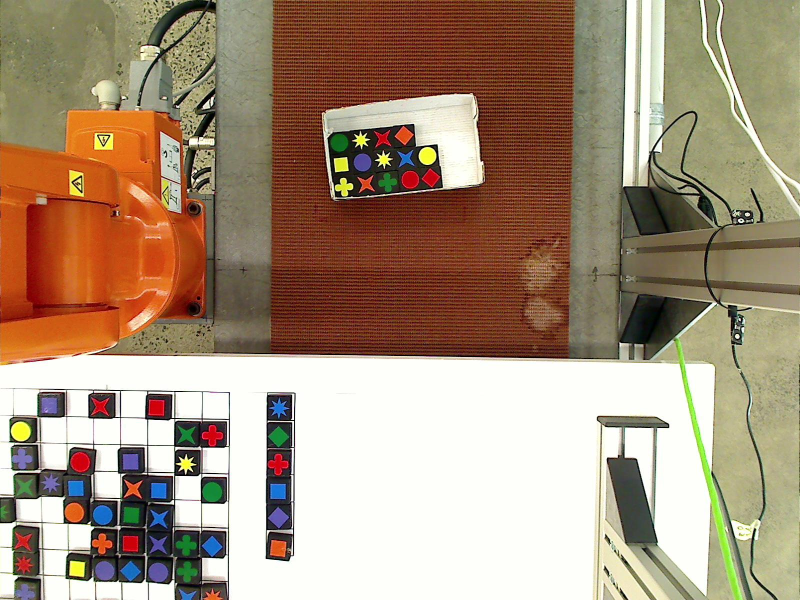
%> input picture new_main/conveyor1.jpg, 1600 x 1200 px (shown at 1/2 size)
$ octave --eval "result = color_filter_box(imread('conveyor1.jpg'));"   (GNU Octave 9; MATLAB toolbox functions it lacks are replaced by stand-ins)
%> lines starting %> are read from the running program, lines starting %| are printed output that depends on the picture; in (x1, y1, x2, y2) boxes, pixels count from 0 and x2, y2 are one past the last pixel; in counts of white or black regions, pixels touching at a corner belong together; the program's own positions count from 1
### new_main/table.m
function out = untitled
disp('tabsdfs');
%UNTITLED Code for creating a video input object.
%
%   This is the machine generated representation of a video input object.
%   This MATLAB code file, UNTITLED.M, was generated from the OBJ2MFILE function.
%   A MAT-file is created if the object's UserData property is not
%   empty or if any of the callback properties are set to a cell array
%   or to a function handle. The MAT-file will have the same name as the
%   code file but with a .MAT extension. To recreate this video input object,
%   type the name of the code file, untitled, at the MATLAB command prompt.
%
%   The code file, UNTITLED.M and its associated MAT-file, UNTITLED.MAT (if
%   it exists) must be on your MATLAB path.
%
%   Example:
%       vidobj = untitled;
%
%   See also VIDEOINPUT, IMAQDEVICE/PROPINFO, IMAQHELP, PATH.
%

% Check if we can check out a license for the Image Acquisition Toolbox.
canCheckoutLicense = license('checkout', 'Image_Acquisition_Toolbox');

% Check if the Image Acquisition Toolbox is installed.
isToolboxInstalled = exist('videoinput', 'file');

if ~(canCheckoutLicense && isToolboxInstalled)
    % Toolbox could not be checked out or toolbox is not installed.
    error(message('imaq:obj2mfile:invalidToolbox'));
end

% Load the MAT-file containing UserData and CallBack property values.
try
    MATvar = load('C:\Users\student\Desktop\untitled');
    MATLoaded = true;
catch
    warning(message('imaq:obj2mfile:MATload'));
   MATLoaded = false;
end


% Device Properties.
adaptorName = 'winvideo';
deviceID = 1;
vidFormat = 'RGB24_1600x1200';
tag = '';

% Search for existing video input objects.
existingObjs1 = imaqfind('DeviceID', deviceID, 'VideoFormat', vidFormat, 'Tag', tag);

if isempty(existingObjs1)
    % If there are no existing video input objects, construct the object.
    vidObj1 = videoinput(adaptorName, deviceID, vidFormat);
else
    % There are existing video input objects in memory that have the same
    % DeviceID, VideoFormat, and Tag property values as the object we are
    % recreating. If any of those objects contains the same AdaptorName
    % value as the object being recreated, then we will reuse the object.
    % If more than one existing video input object contains that
    % AdaptorName value, then the first object found will be reused. If
    % there are no existing objects with the AdaptorName value, then the
    % video input object will be created.

    % Query through each existing object and check that their adaptor name
    % matches the adaptor name of the object being recreated.
    for i = 1:length(existingObjs1)
        % Get the object's device information.
        objhwinfo = imaqhwinfo(existingObjs1{i});
        % Compare the object's AdaptorName value with the AdaptorName value
        % being recreated.
        if strcmp(objhwinfo.AdaptorName, adaptorName)
            % The existing object has the same AdaptorName value as the
            % object being recreated. So reuse the object.
            vidObj1 = existingObjs1{i};
            % There is no need to check the rest of existing objects.
            % Break out of FOR loop.
            break;
        elseif(i == length(existingObjs1))
            % We have queried through all existing objects and no
            % AdaptorName values matches the AdaptorName value of the
            % object being recreated. So the object must be created.
            vidObj1 = videoinput(adaptorName, deviceID, vidFormat);
        end %if
    end %for
end %if

% Configure properties whose values are saved in C:\Users\student\Desktop\untitled.mat.
if (MATLoaded)
    % MAT-file loaded successfully. Configure the properties whose values
    % are saved in the MAT-file.
    set(vidObj1, 'ErrorFcn', MATvar.errorfcn1);
else
   % MAT-file could not be loaded. Configure properties whose values were
   % saved in the MAT-file to their default value.
    set(vidObj1, 'ErrorFcn', @imaqcallback);
end

% Configure vidObj1 properties.
set(vidObj1, 'FramesPerTrigger', 1);

% Configure vidObj1's video source properties.
srcObj1 = get(vidObj1, 'Source');


out = vidObj1 ;

### new_main/color_filter_box.m
function [BW,centers_color,shape_color,theta_color] = color_filter_box(RGB)
%color_filter
%   threshold RGB image by using colorThresholder app.
%   function is for detecting color shapes in blocks.
%   returns binary image, centroid, shape and orientation of shapes in table frame.
%   centroiod contains n by 2 matrix of x and y location in the image.
%   orientation contains angle in radiants from [-pi/4, pi/4] by using regionprops function.
%   this function calls shape_filter function
%
%   See also regionprops, shape_filter, colorThresholder.
    I = rgb2hsv(RGB);%convert RGB to HSV
%> I: size 1200x1600x3 double; mean H, S, V 0.171, 0.362, 0.666
%% green
% Define thresholds for channel 1 based on histogram settings
channel1Min = 0.266;
channel1Max = 0.468;

% Define thresholds for channel 2 based on histogram settings
channel2Min = 0.233;
channel2Max = 1.000;

% Define thresholds for channel 3 based on histogram settings
channel3Min = 0.275;
channel3Max = 1.000;
    sliderBW = (I(:,:,1) >= channel1Min ) & (I(:,:,1) <= channel1Max) & ...
        (I(:,:,2) >= channel2Min ) & (I(:,:,2) <= channel2Max) & ...
        (I(:,:,3) >= channel3Min ) & (I(:,:,3) <= channel3Max);
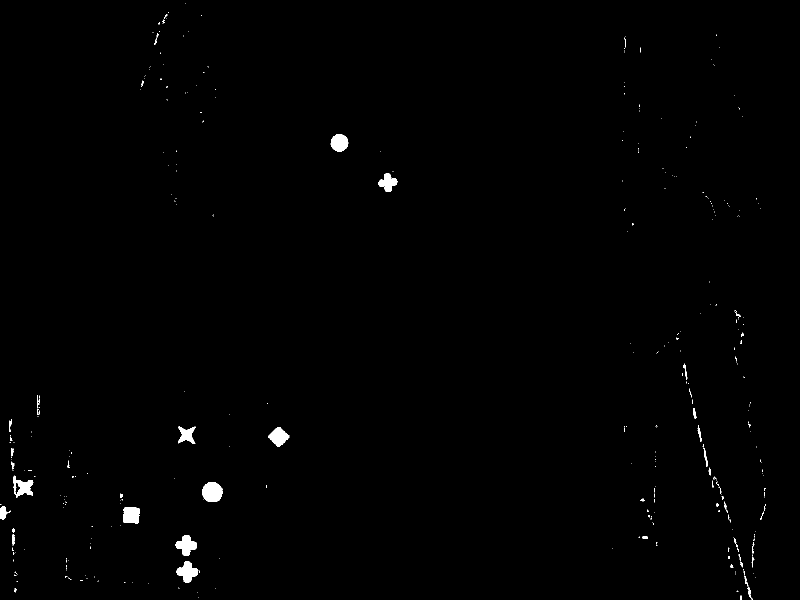
%> sliderBW: size 1200x1600 logical (shown at 1/2 size); 0.61% white; 376 white regions (327 under 20 px), largest, box (x1, y1, x2, y2) and area: (404, 964, 445, 1004) 1300, (353, 1123, 397, 1166) 1055, (351, 1070, 394, 1112) 1023
    BWg = sliderBW;

    shape_green=0;
%     BWg(1:220,:)=0;%mask out areas not interested
    BWg=bwareaopen(BWg,120,4);%remove small objects
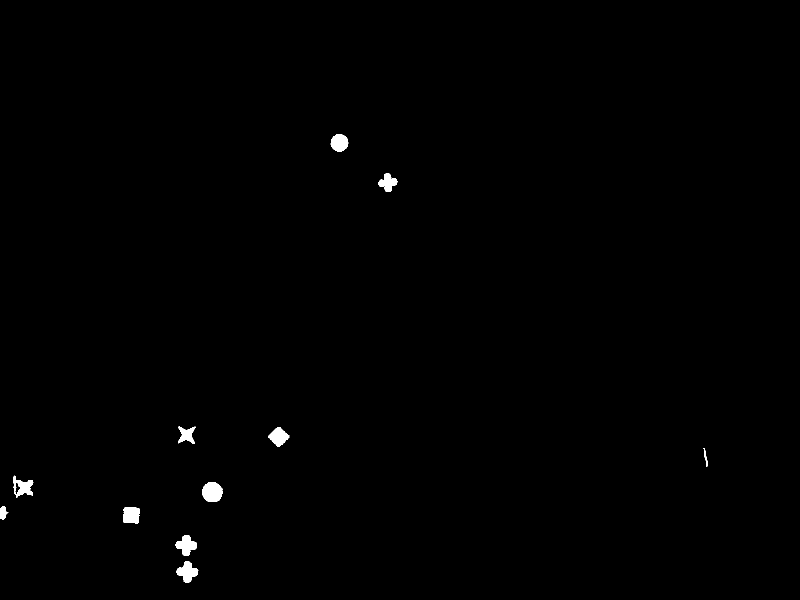
%> BWg: size 1200x1600 logical (shown at 1/2 size); 0.47% white; 11 white regions, largest, box (x1, y1, x2, y2) and area: (404, 964, 445, 1004) 1300, (353, 1123, 397, 1166) 1055, (351, 1070, 394, 1112) 1023
    stats=regionprops('table',BWg,'Centroid','Perimeter','FilledArea','Extrema');
    centers_green=stats.Centroid/2;%image is resized to 0.5
    extrema=stats.Extrema;%check corners for orientation calculation to differentiate diamond and square
    if isempty(centers_green)~=1, centers_green(:,3)=4; end%fill color into array
    filledarea=stats.FilledArea;%check area of detected object
    perimeter=stats.Perimeter;%check perimeters
    circularity=perimeter.^2./(4*pi*filledarea);%calculate circularity
    for i=1:length(filledarea)
        shape_green=[shape_green;shape_filter(circularity(i))];%fill shape into array
    end
    shape_green=shape_green(2:end);

    if length(centers_green)~=0
        theta_green=orientation(BWg,stats.Centroid,stats.Extrema);%fill orientation into array
    else
        theta_green=centers_green;
    end
    %same algorithm applies for all other colors and shapes.

%% red
    % I = rgb2hsv(RGB);
% Define thresholds for channel 1 based on histogram settings
channel1Min = 0.938;
channel1Max = 0.000;

% Define thresholds for channel 2 based on histogram settings
channel2Min = 0.254;
channel2Max = 1.000;

% Define thresholds for channel 3 based on histogram settings
channel3Min = 0.551;
channel3Max = 1.000;
    sliderBW = ( (I(:,:,1) >= channel1Min) | (I(:,:,1) <= channel1Max) ) & ...
        (I(:,:,2) >= channel2Min ) & (I(:,:,2) <= channel2Max) & ...
        (I(:,:,3) >= channel3Min ) & (I(:,:,3) <= channel3Max);
    BWr = sliderBW;

    shape_red=0;
%     BWr(1:220,:)=0;
    BWr=bwareaopen(BWr,120,4);
    stats=regionprops('table',BWr,'Centroid','Perimeter','FilledArea','Extrema');
    centers_red=stats.Centroid/2;
    extrema=stats.Extrema;
    if isempty(centers_red)~=1, centers_red(:,3)=1; end
    filledarea=stats.FilledArea;
    perimeter=stats.Perimeter;
    circularity=perimeter.^2./(4*pi*filledarea);
    for i=1:length(filledarea)
        shape_red=[shape_red;shape_filter(circularity(i))];
    end
    shape_red=shape_red(2:end);

    if length(centers_red)~=0
        theta_red=orientation(BWr,stats.Centroid,stats.Extrema);
    else
        theta_red=centers_red;
    end

%% orange
    % I = rgb2hsv(RGB);
% Define thresholds for channel 1 based on histogram settings
channel1Min = 0.000;
channel1Max = 0.066;

% Define thresholds for channel 2 based on histogram settings
channel2Min = 0.250;
channel2Max = 1.000;

% Define thresholds for channel 3 based on histogram settings
channel3Min = 0.440;
channel3Max = 1.000;
    sliderBW = (I(:,:,1) >= channel1Min ) & (I(:,:,1) <= channel1Max) & ...
        (I(:,:,2) >= channel2Min ) & (I(:,:,2) <= channel2Max) & ...
        (I(:,:,3) >= channel3Min ) & (I(:,:,3) <= channel3Max);
    BWo = sliderBW;

    shape_orange=0;
%     BWo(1:220,:)=0;
    BWo=bwareaopen(BWo,120,4);
    stats=regionprops('table',BWo,'Centroid','Perimeter','FilledArea','Extrema');
    centers_orange=stats.Centroid/2;
    extrema=stats.Extrema;
    if isempty(centers_orange)~=1, centers_orange(:,3)=2; end
    filledarea=stats.FilledArea;
    perimeter=stats.Perimeter;
    circularity=perimeter.^2./(4*pi*filledarea);
    for i=1:length(filledarea)
        shape_orange=[shape_orange;shape_filter(circularity(i))];
    end
    shape_orange=shape_orange(2:end);

    if length(centers_orange)~=0
        theta_orange=orientation(BWo,stats.Centroid,stats.Extrema);
    else
        theta_orange=centers_orange;
    end

%% blue
    % I = rgb2hsv(RGB);
% Define thresholds for channel 1 based on histogram settings
channel1Min = 0.520;
channel1Max = 0.660;

% Define thresholds for channel 2 based on histogram settings
channel2Min = 0.233;
channel2Max = 1.000;

% Define thresholds for channel 3 based on histogram settings
channel3Min = 0.275;
channel3Max = 1.000;
    sliderBW = (I(:,:,1) >= channel1Min ) & (I(:,:,1) <= channel1Max) & ...
        (I(:,:,2) >= channel2Min ) & (I(:,:,2) <= channel2Max) & ...
        (I(:,:,3) >= channel3Min ) & (I(:,:,3) <= channel3Max);
    BWb = sliderBW;

    shape_blue=0;
%     BWb(1:220,:)=0;
    BWb=bwareaopen(BWb,120,4);
    stats=regionprops('table',BWb,'Centroid','Perimeter','FilledArea','Extrema');
    centers_blue=stats.Centroid/2;
    extrema=stats.Extrema;
    if isempty(centers_blue)~=1, centers_blue(:,3)=5; end
    filledarea=stats.FilledArea;
    perimeter=stats.Perimeter;
    circularity=perimeter.^2./(4*pi*filledarea);
    for i=1:length(filledarea)
        shape_blue=[shape_blue;shape_filter(circularity(i))];
    end
    shape_blue=shape_blue(2:end);
%     figure; imshow(BWb);
    if length(centers_blue)~=0
        theta_blue=orientation(BWb,stats.Centroid,stats.Extrema);
    else
        theta_blue=centers_blue;
    end
%% volet
    % I = rgb2hsv(RGB);
% Define thresholds for channel 1 based on histogram settings
channel1Min = 0.646;
channel1Max = 0.730;

% Define thresholds for channel 2 based on histogram settings
channel2Min = 0.233;
channel2Max = 1.000;

% Define thresholds for channel 3 based on histogram settings
channel3Min = 0.275;
channel3Max = 1.000;
    sliderBW = (I(:,:,1) >= channel1Min ) & (I(:,:,1) <= channel1Max) & ...
        (I(:,:,2) >= channel2Min ) & (I(:,:,2) <= channel2Max) & ...
        (I(:,:,3) >= channel3Min ) & (I(:,:,3) <= channel3Max);
    BWv = sliderBW;

    shape_volet=0;
%     BWv(1:220,:)=0;
    BWv=bwareaopen(BWv,120,4);
    stats=regionprops('table',BWv,'Centroid','Perimeter','FilledArea','Extrema');
    centers_volet=stats.Centroid/2;
    extrema=stats.Extrema;
    if isempty(centers_volet)~=1, centers_volet(:,3)=6; end
    filledarea=stats.FilledArea;
    perimeter=stats.Perimeter;
    circularity=perimeter.^2./(4*pi*filledarea);
    for i=1:length(filledarea)
        shape_volet=[shape_volet;shape_filter_v(circularity(i))];
    end
    shape_volet=shape_volet(2:end);

    if length(centers_volet)~=0
        theta_volet=orientation(BWv,stats.Centroid,stats.Extrema);
    else
        theta_volet=centers_volet;
    end
%% yellow
    % I = rgb2hsv(RGB);
% Define thresholds for channel 1 based on histogram settings
channel1Min = 0.153;
channel1Max = 0.229;

% Define thresholds for channel 2 based on histogram settings
channel2Min = 0.109;
channel2Max = 1.000;

% Define thresholds for channel 3 based on histogram settings
channel3Min = 0.243;
channel3Max = 1.000;
% Define thresholds for channel 1 based on histogram settings
channel1Min = 0.116;
channel1Max = 0.225;

% Define thresholds for channel 2 based on histogram settings
channel2Min = 0.220;
channel2Max = 1.000;

% Define thresholds for channel 3 based on histogram settings
channel3Min = 0.732;
channel3Max = 1.000;
    sliderBW = (I(:,:,1) >= channel1Min ) & (I(:,:,1) <= channel1Max) & ...
        (I(:,:,2) >= channel2Min ) & (I(:,:,2) <= channel2Max) & ...
        (I(:,:,3) >= channel3Min ) & (I(:,:,3) <= channel3Max);
    BWy = sliderBW;
    BWy=bwareaopen(BWy,300);
    shape_yellow=0;
%     BWy(1:220,:)=0;
    BWy=bwareaopen(BWy,120,4);
    stats=regionprops('table',BWy,'Centroid','Perimeter','FilledArea','Extrema');
    centers_yellow=stats.Centroid/2;
    extrema=stats.Extrema;
    if isempty(centers_yellow)~=1, centers_yellow(:,3)=3; end
    filledarea=stats.FilledArea;
    perimeter=stats.Perimeter;
    circularity=perimeter.^2./(4*pi*filledarea);
    for i=1:length(filledarea)
        shape_yellow=[shape_yellow;shape_filter_y(circularity(i))];
    end
    shape_yellow=shape_yellow(2:end);

    if length(centers_yellow)~=0
        theta_yellow=orientation(BWy,stats.Centroid,stats.Extrema);
    else
        theta_yellow=centers_yellow;
    end
 %%
    BW=BWr|BWg|BWb|BWy|BWv|BWo;
    BW=imresize(BW,0.5);
    centers_color=[centers_red;centers_green;centers_blue;centers_yellow;centers_volet;centers_orange];
    shape_color=[shape_red;shape_green;shape_blue;shape_yellow;shape_volet;shape_orange];
    theta_color=[theta_red;theta_green;theta_blue;theta_yellow;theta_volet;theta_orange];
end


%%
% [17 lines of commented-out code are left out]
%> the run ends on the next line

$ run again, on new_main/conveyor3.jpg
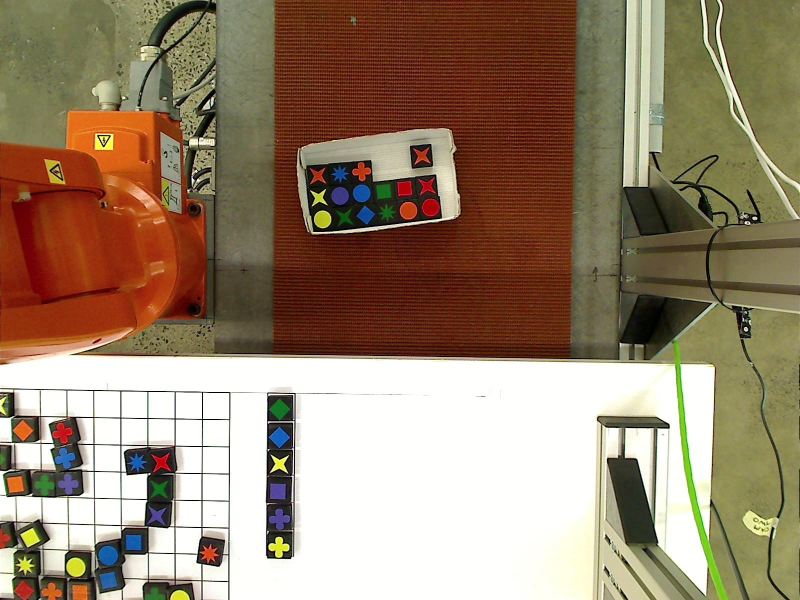
%> input picture new_main/conveyor3.jpg, 1600 x 1200 px (shown at 1/2 size)
%> I: size 1200x1600x3 double; mean H, S, V 0.15, 0.406, 0.607
%> in color_filter_box, `sliderBW = (I(:,:,1) >= channel1Min ) & (I(:,:,1) <= channel1Max) & (I..`:
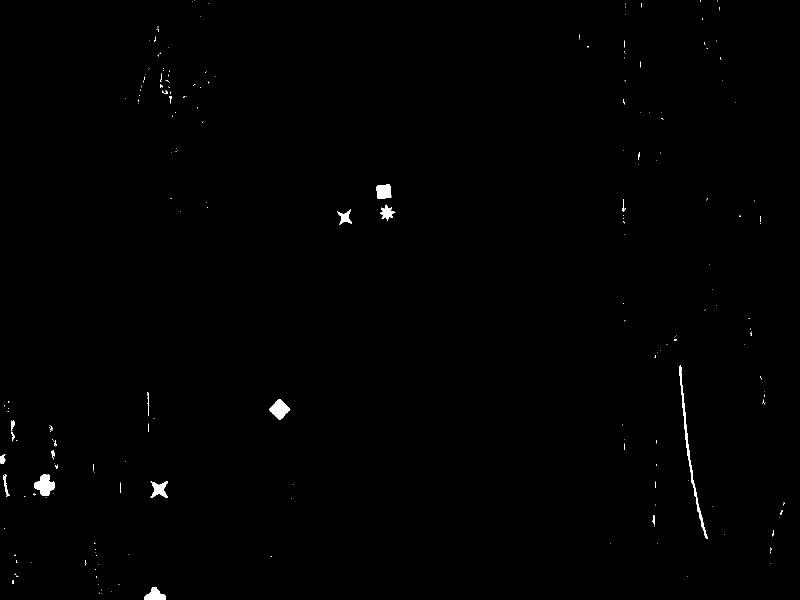
%> sliderBW: size 1200x1600 logical (shown at 1/2 size); 0.42% white; 233 white regions (205 under 20 px), largest, box (x1, y1, x2, y2) and area: (1359, 730, 1416, 1078) 1368, (68, 949, 110, 992) 1117, (538, 799, 581, 840) 962
%> in color_filter_box, `BWg=bwareaopen(BWg,120,4);`:
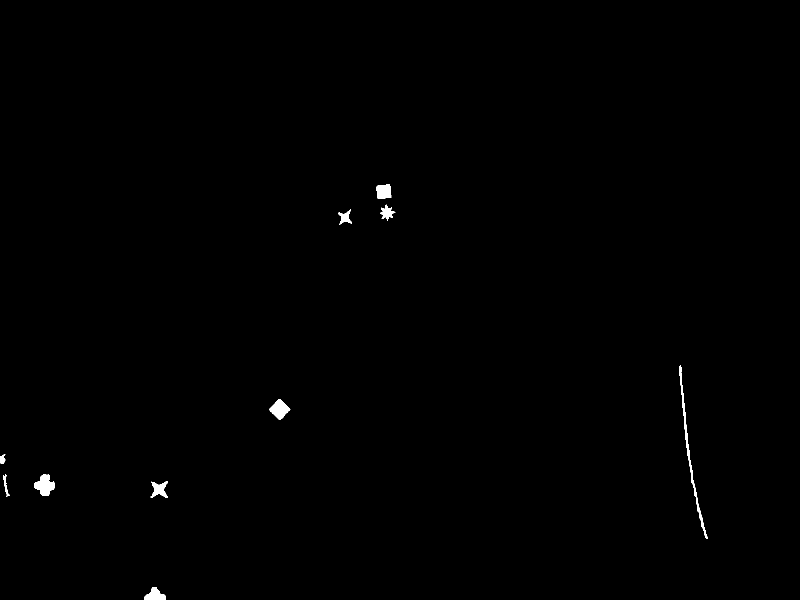
%> BWg: size 1200x1600 logical (shown at 1/2 size); 0.35% white; 10 white regions, largest, box (x1, y1, x2, y2) and area: (1359, 730, 1416, 1078) 1368, (68, 949, 110, 992) 1117, (538, 799, 581, 840) 962
